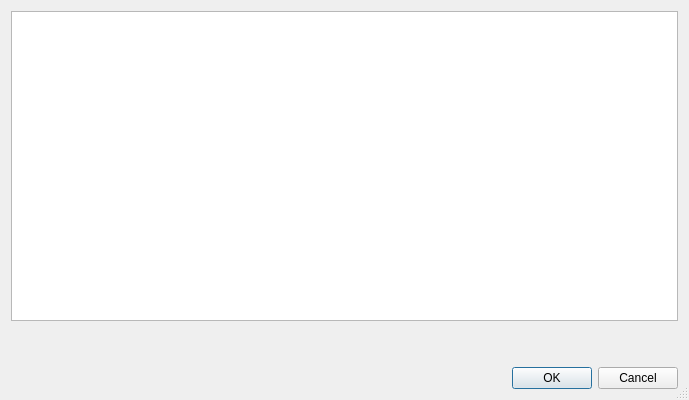
<?xml version="1.0" encoding="UTF-8"?>
<ui version="4.0">
 <class>AdaWindow</class>
 <widget class="QDialog" name="AdaWindow">
  <property name="geometry">
   <rect>
    <x>0</x>
    <y>0</y>
    <width>689</width>
    <height>400</height>
   </rect>
  </property>
  <property name="minimumSize">
   <size>
    <width>397</width>
    <height>400</height>
   </size>
  </property>
  <property name="baseSize">
   <size>
    <width>1200</width>
    <height>600</height>
   </size>
  </property>
  <property name="windowTitle">
   <string>Dialog</string>
  </property>
  <property name="sizeGripEnabled">
   <bool>true</bool>
  </property>
  <layout class="QVBoxLayout" name="verticalLayout_2">
   <item>
    <layout class="QVBoxLayout" name="verticalLayout">
     <item>
      <widget class="QTableView" name="tableView">
       <attribute name="verticalHeaderVisible">
        <bool>false</bool>
       </attribute>
       <attribute name="verticalHeaderStretchLastSection">
        <bool>false</bool>
       </attribute>
      </widget>
     </item>
     <item>
      <spacer name="verticalSpacer">
       <property name="orientation">
        <enum>Qt::Orientation::Vertical</enum>
       </property>
       <property name="sizeType">
        <enum>QSizePolicy::Policy::Minimum</enum>
       </property>
       <property name="sizeHint" stdset="0">
        <size>
         <width>20</width>
         <height>40</height>
        </size>
       </property>
      </spacer>
     </item>
     <item>
      <layout class="QHBoxLayout" name="horizontalLayout">
       <item>
        <spacer name="horizontalSpacer">
         <property name="orientation">
          <enum>Qt::Orientation::Horizontal</enum>
         </property>
         <property name="sizeHint" stdset="0">
          <size>
           <width>40</width>
           <height>20</height>
          </size>
         </property>
        </spacer>
       </item>
       <item>
        <widget class="QDialogButtonBox" name="buttonBox">
         <property name="orientation">
          <enum>Qt::Orientation::Horizontal</enum>
         </property>
         <property name="standardButtons">
          <set>QDialogButtonBox::StandardButton::Cancel|QDialogButtonBox::StandardButton::Ok</set>
         </property>
         <property name="centerButtons">
          <bool>false</bool>
         </property>
        </widget>
       </item>
      </layout>
     </item>
    </layout>
   </item>
  </layout>
 </widget>
 <resources/>
 <connections>
  <connection>
   <sender>buttonBox</sender>
   <signal>accepted()</signal>
   <receiver>AdaWindow</receiver>
   <slot>accept()</slot>
   <hints>
    <hint type="sourcelabel">
     <x>248</x>
     <y>254</y>
    </hint>
    <hint type="destinationlabel">
     <x>157</x>
     <y>274</y>
    </hint>
   </hints>
  </connection>
  <connection>
   <sender>buttonBox</sender>
   <signal>rejected()</signal>
   <receiver>AdaWindow</receiver>
   <slot>reject()</slot>
   <hints>
    <hint type="sourcelabel">
     <x>316</x>
     <y>260</y>
    </hint>
    <hint type="destinationlabel">
     <x>286</x>
     <y>274</y>
    </hint>
   </hints>
  </connection>
 </connections>
</ui>
